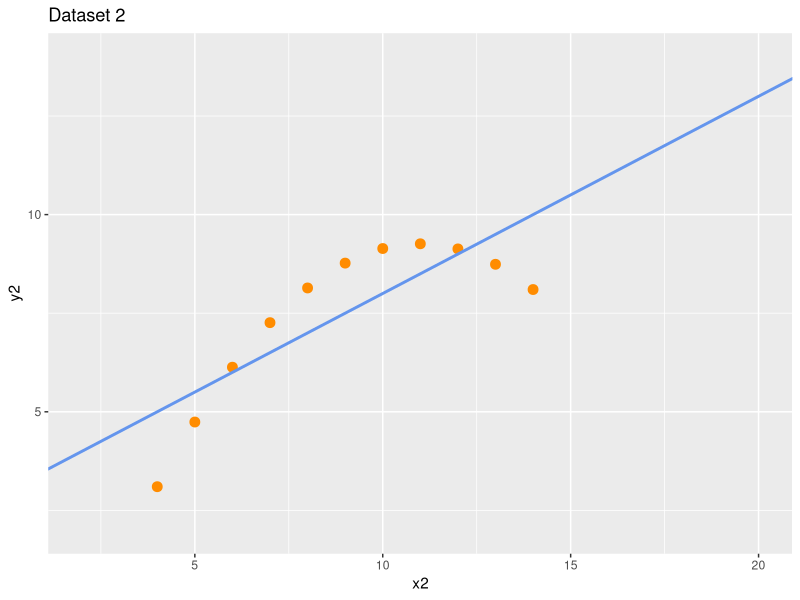
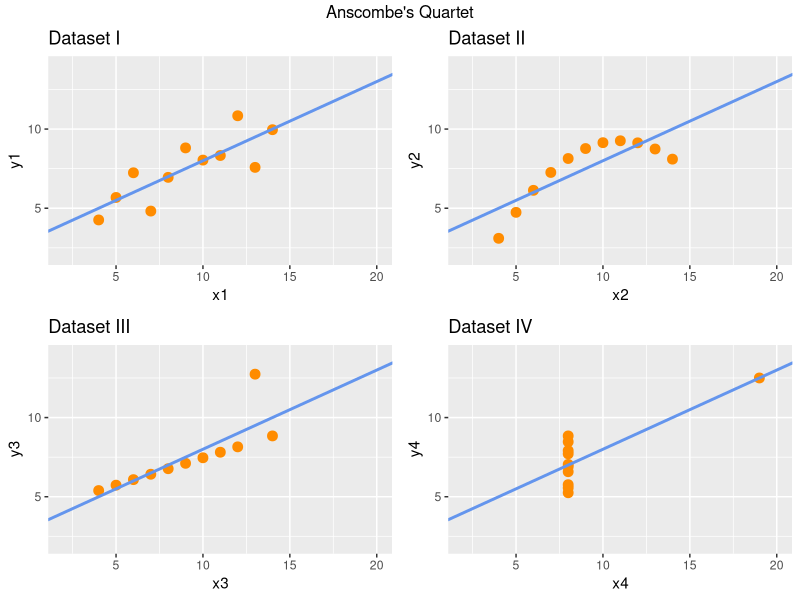
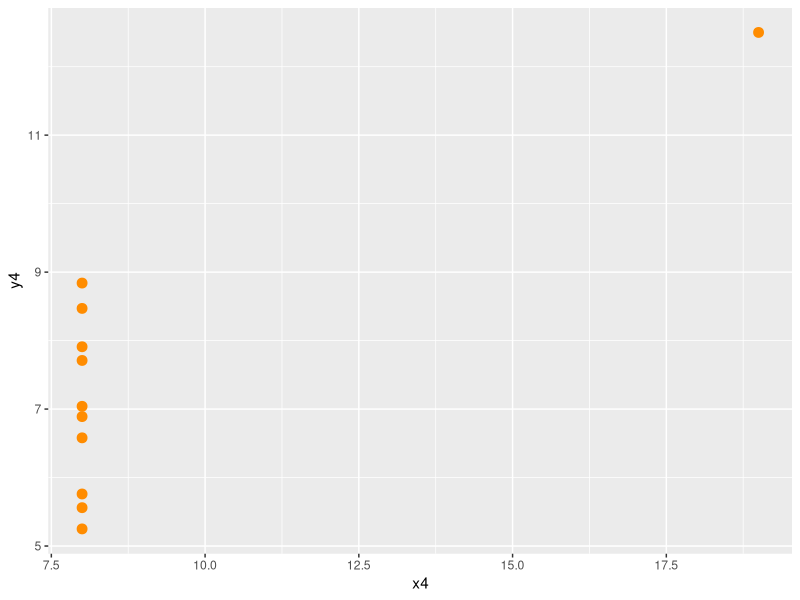
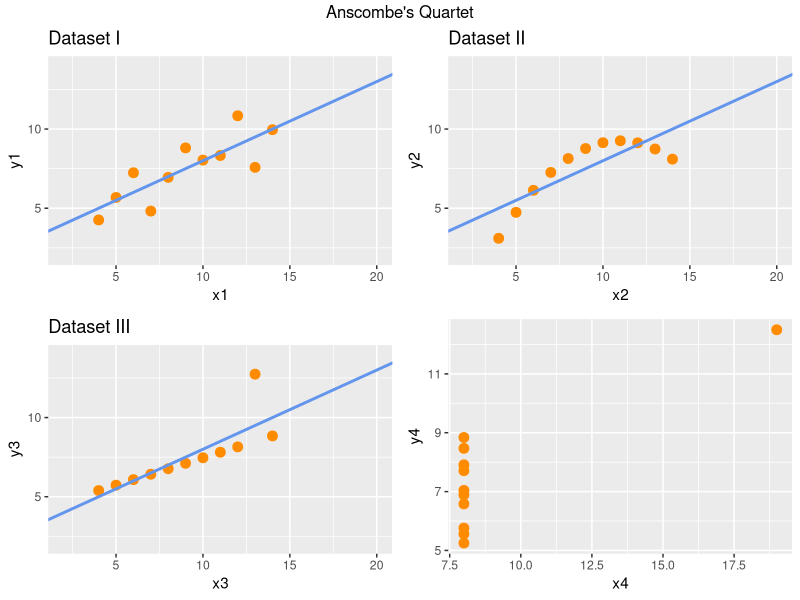
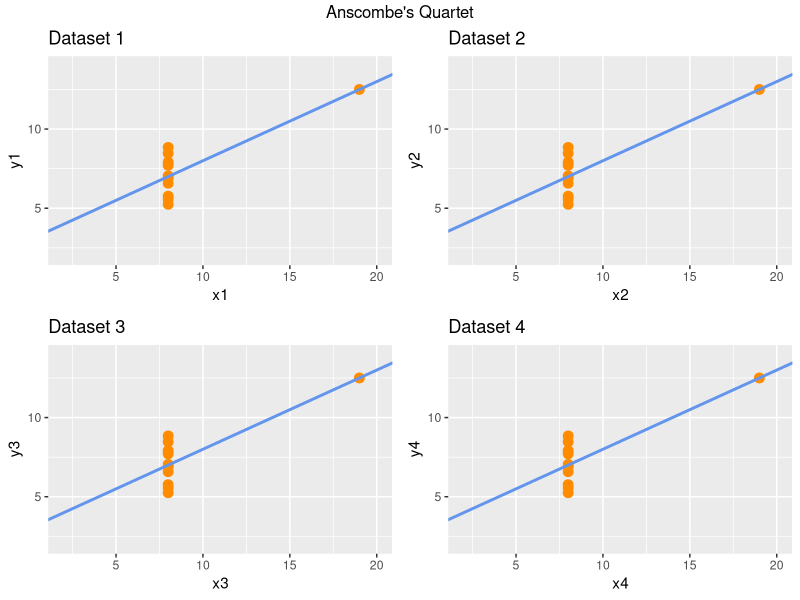

These figures' R source, in order:
# Anscombe's Quartet
head(anscombe)

# 평균
apply(anscombe, 2, mean)
# 분산
apply(anscombe, 2, var)

# 상관관계
cor(anscombe$x1, anscombe$y1)
cor(anscombe$x2, anscombe$y2)
cor(anscombe$x3, anscombe$y3)
cor(anscombe$x4, anscombe$y4)

for(i in 1:4) {
   ans_cor <- cor(anscombe[,i], anscombe[, i+4])
   print(ans_cor)
}

# 요약
summary(anscombe)

# 그래프 그리기
library(ggplot2)

ggplot(anscombe) +
   geom_point(aes(x2, y2), color='darkorange', size=3) +
   scale_x_continuous(breaks=seq(2, 20, 2)) +
   scale_y_continuous(breaks= seq(2, 14, 2))+
   xlim(2, 20)+
   ylim(2, 14)+
   geom_abline(slope=0.5, intercept=3,
               color='cornflowerblue', size=1) +
   labs(title='Dataset 2')

par(mfrow=c(2,2))

p1 <- ggplot(anscombe) +
   geom_point(aes(x1, y1), color= 'darkorange', size=3) +
   scale_x_continuous(breaks=seq(2, 20, 2)) +
   scale_y_continuous(breaks= seq(2, 14, 2)) +
   xlim(2, 20)+
   ylim(2, 14)+
   geom_abline(intercept=3, slope=0.5, 
               color='cornflowerblue', size=1) +
   labs(title='Dataset I')

p2 <- ggplot(anscombe) +
   geom_point(aes(x2, y2), color= 'darkorange', size=3) +
   scale_x_continuous(breaks=seq(2, 20, 2)) +
   scale_y_continuous(breaks= seq(2, 14, 2)) +
   xlim(2, 20)+
   ylim(2, 14)+
   geom_abline(intercept=3, slope=0.5, 
               color='cornflowerblue', size=1) +
   labs(title='Dataset II')

p3 <- ggplot(anscombe) +
   geom_point(aes(x3, y3), color= 'darkorange', size=3) +
   scale_x_continuous(breaks=seq(2, 20, 2)) +
   scale_y_continuous(breaks= seq(2, 14, 2)) +
   xlim(2, 20)+
   ylim(2, 14)+
   geom_abline(intercept=3, slope=0.5, 
               color='cornflowerblue', size=1) +
   labs(title='Dataset III')

p4 <- ggplot(anscombe) +
   geom_point(aes(x4, y4), color= 'darkorange', size=3) +
   scale_x_continuous(breaks=seq(2, 20, 2)) +
   scale_y_continuous(breaks= seq(2, 14, 2)) +
   xlim(2, 20)+
   ylim(2, 14)+
   geom_abline(intercept=3, slope=0.5, 
               color='cornflowerblue', size=1) +
   labs(title='Dataset IV')

library(gridExtra)
grid.arrange(p1,p2,p3,p4, ncol=2, top="Anscombe's Quartet")

figures <- list()
figures <- append(figures, p1)
figures <- append(figures, p2)
figures <- append(figures, p3)
figures <- append(figures, p4)
figures

##########################
# Source Refactoring
x <- ggplot(anscombe) +
   geom_point(aes(x4, y4), color= 'darkorange', size=3)
x
assign(paste('m', 4, sep='.'),x)
grid.arrange(p1,p2,p3,m.4, ncol=2, top="Anscombe's Quartet")

library(dplyr)
for(i in 1:4){
   

   x <- ggplot(anscombe) +
      geom_point(aes(anscombe[,i], anscombe[,i+4]),
                 color= 'darkorange', size=3) +
      scale_x_continuous(breaks=seq(2, 20, 2)) +
      scale_y_continuous(breaks= seq(2, 14, 2)) +
      xlim(2, 20)+
      ylim(2, 14)+
      geom_abline(intercept=3, slope=0.5, 
                  color='cornflowerblue', size=1) +
      labs(title=paste0('Dataset ',i), x=paste0('x',i), y=paste0('y', i))
   assign(paste('m', i, sep='.'),x)
}
grid.arrange(m.1,m.2,m.3,m.4, ncol=2, top="Anscombe's Quartet")